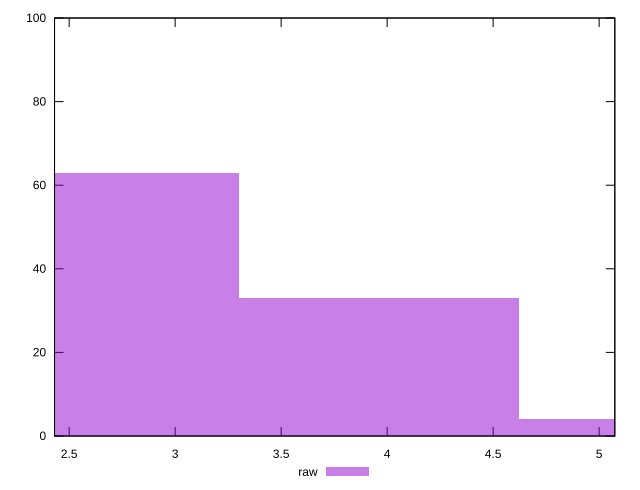

The script that saved this image:
reset

$raw <<EOF
3.962688054796738 33
2.6417920365311587 63
5.283584073062317 4
EOF

set key outside below
set boxwidth 1.3208960182655793
set xrange [2.4309999999999996:5.074000000000001]
set yrange [0:100]
set trange [0:100]
set style fill transparent solid 0.5 noborder
set terminal svg size 640, 490 enhanced background rgb 'white'
set output "report_00021_2021-02-20T09:16:39.615Z/server-response-time/samples/pages+cached+noadtech/raw/histogram.svg"

plot $raw title "raw" with boxes

reset
